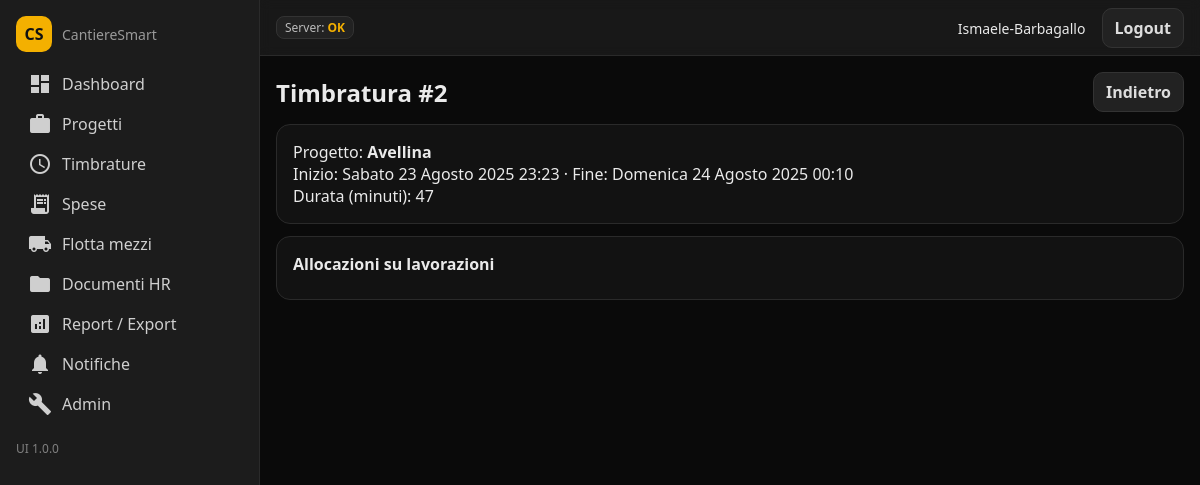
The app's page /times/2/ (signed in) with its own data.
### core/models.py (models this page shows, shortened)
class TimeSession(models.Model):
    project = models.ForeignKey(Project, on_delete=models.CASCADE, related_name='time_sessions')
    user = models.ForeignKey(settings.AUTH_USER_MODEL, on_delete=models.CASCADE, related_name='time_sessions')
    start_time = models.DateTimeField(default=timezone.now)
    end_time = models.DateTimeField(blank=True, null=True)
    hourly_rate_eur_snapshot = models.DecimalField(max_digits=10, decimal_places=2, default=0)
    note = models.TextField(blank=True, null=True)
    completed = models.BooleanField(default=False)
    created_at = models.DateTimeField(auto_now_add=True)
    updated_at = models.DateTimeField(auto_now_add=True)
    class Meta:
        ordering = ['-id']
        indexes = [models.Index(fields=['user']), models.Index(fields=['project'])]
    @property
    def duration_minutes(self):
        end = self.end_time or timezone.now()
        return int((end - self.start_time).total_seconds() // 60)

class Project(models.Model):
    STATUS_CHOICES = [('active','Attivo'),('paused','Pausa'),('closed','Chiuso')]
    name = models.CharField(max_length=200)
    client_name = models.CharField(max_length=200, blank=True, null=True)
    start_date = models.DateField(blank=True, null=True)
    end_date = models.DateField(blank=True, null=True)
    budget_eur = models.DecimalField(max_digits=12, decimal_places=2, default=0)
    cover_url = models.URLField(blank=True, null=True)
    description = models.TextField(blank=True, null=True)
    status = models.CharField(max_length=30, choices=STATUS_CHOICES, default='active')
    created_at = models.DateTimeField(auto_now_add=True)
    updated_at = models.DateTimeField(auto_now_add=True)
    class Meta: ordering = ['-id']

### core/views.py (the view)
# urls.py: path('times/<int:pk>/', views.times_detail, name='times_detail'),
@login_required
def times_detail(request, pk):
    ts = get_object_or_404(TimeSession, pk=pk, user=request.user)
    wi_qs = WorkItem.objects.filter(project=ts.project)
    return render(request, 'core/times_detail.html', {'ts': ts, 'wi_qs': wi_qs})

### core/templates/core/times_detail.html (shortened to what this page needs)
{% extends "core/base.html" %}
{% block content %}
  <div style="display:flex; justify-content:space-between; align-items:center; margin-bottom:12px">
    <h2 style="margin:0">Timbratura #{{ ts.id }}</h2>
    <div style="display:flex; gap:8px">
      <a class="btn secondary" href="/times">Indietro</a>
    </div>
  </div>
  <div class="card" style="margin-bottom:12px">
    <div>Progetto: <b>{{ ts.project.name }}</b></div>
    <div>Inizio: {{ ts.start_time }} · Fine: {{ ts.end_time|default:"(in corso)" }}</div>
    <div>Durata (minuti): {{ ts.duration_minutes }}</div>
  </div>
  <div class="card">
    <div style="display:flex; justify-content:space-between; align-items:center">
      <div style="font-weight:800; margin-bottom:8px">Allocazioni su lavorazioni</div>
    </div>
  </div>
{% endblock %}

### core/templates/core/base.html (shortened to what this page needs)
<!doctype html>
<html lang="it">
<head>
</head>
<body>
<div class="layout">
  <aside class="sidebar">
    <div style="display:flex; gap:10px; align-items:center; margin-bottom:12px">
      <div style="width:36px;height:36px;border-radius:10px;background:var(--yellow);display:grid;place-items:center;color:#111;font-weight:900">CS</div>
      <div style="font-size:14px;color:#9a9a9a">CantiereSmart</div>
    </div>
    <div class="nav">
      <a href="/dashboard"><span class="material-icons">dashboard</span>Dashboard</a>
      <a href="/projects"><span class="material-icons">work</span>Progetti</a>
      <a href="/times"><span class="material-icons">schedule</span>Timbrature</a>
      <a href="/costs"><span class="material-icons">receipt_long</span>Spese</a>
      <a href="/fleet"><span class="material-icons">local_shipping</span>Flotta mezzi</a>
      <a href="/documents"><span class="material-icons">folder</span>Documenti HR</a>
      <a href="#"><span class="material-icons">analytics</span>Report / Export</a>
      <a href="#"><span class="material-icons">notifications</span>Notifiche</a>
      <a href="/admin/"><span class="material-icons">build</span>Admin</a>
    </div>
    <div style="margin-top:16px; font-size:12px; color:#808080">UI 1.0.0</div>
  </aside>
  <div style="flex:1; display:flex; flex-direction:column">
    <div class="topbar">
      <div class="badge">Server: <b style="color:var(--yellow)">OK</b></div>
      <div>
        {% if request.user.is_authenticated %}
          <span style="font-size:14px; margin-right:12px">{{ request.user.get_username }}{% if request.user.is_staff %} · <b>ADMIN</b>{% endif %}</span>
          <a class="btn secondary" href="/logout/">Logout</a>
        {% else %}
          <a class="btn secondary" href="/login/">Login</a>
        {% endif %}
      </div>
    </div>
    <main style="padding:16px">
      {% block content %}{% endblock %}
    </main>
  </div>
</div>
</body>
</html>

### core/templates/core/base.html (style rules this page uses)
:root { --yellow:#F4B000; --orange:#FF7A00; --black:#0A0A0A; --gray:#1C1C1C; }
* { box-sizing:border-box }
body { margin:0; background:#0A0A0A; color:#eaeaea; font-family:system-ui, Arial }
a { color:inherit; text-decoration:none }
.layout { display:flex; min-height:100vh }
.sidebar { width:260px; background:#1C1C1C; border-right:1px solid #2a2a2a; padding:16px; position:sticky; top:0; height:100vh }
.nav a { display:flex; gap:10px; align-items:center; padding:8px 12px; border-radius:10px; color:#cfcfcf }
.topbar { height:56px; border-bottom:1px solid #2a2a2a; background:#1C1C1Ccc; display:flex; align-items:center; justify-content:space-between; padding:0 16px; position:sticky; top:0; backdrop-filter: blur(6px); }
.badge { background:#222; border:1px solid #333; border-radius:8px; padding:2px 8px; font-size:12px; color:#bbb }
.btn { background:var(--yellow); color:#111; border:none; padding:8px 12px; border-radius:10px; font-weight:700; cursor:pointer }
.btn.secondary { background:#222; color:#ddd; border:1px solid #333 }
.card { background:#121212; border:1px solid #2a2a2a; border-radius:14px; padding:16px; }

### records on screen
TimeSession: id "2", project.name "Avellina", start_time "Sabato 23 Agosto 2025 23:23", end_time "Domenica 24 Agosto 2025 00:10", duration_minutes "47"

### other values on screen
{{ request.user.get_username }} "Ismaele-Barbagallo"
